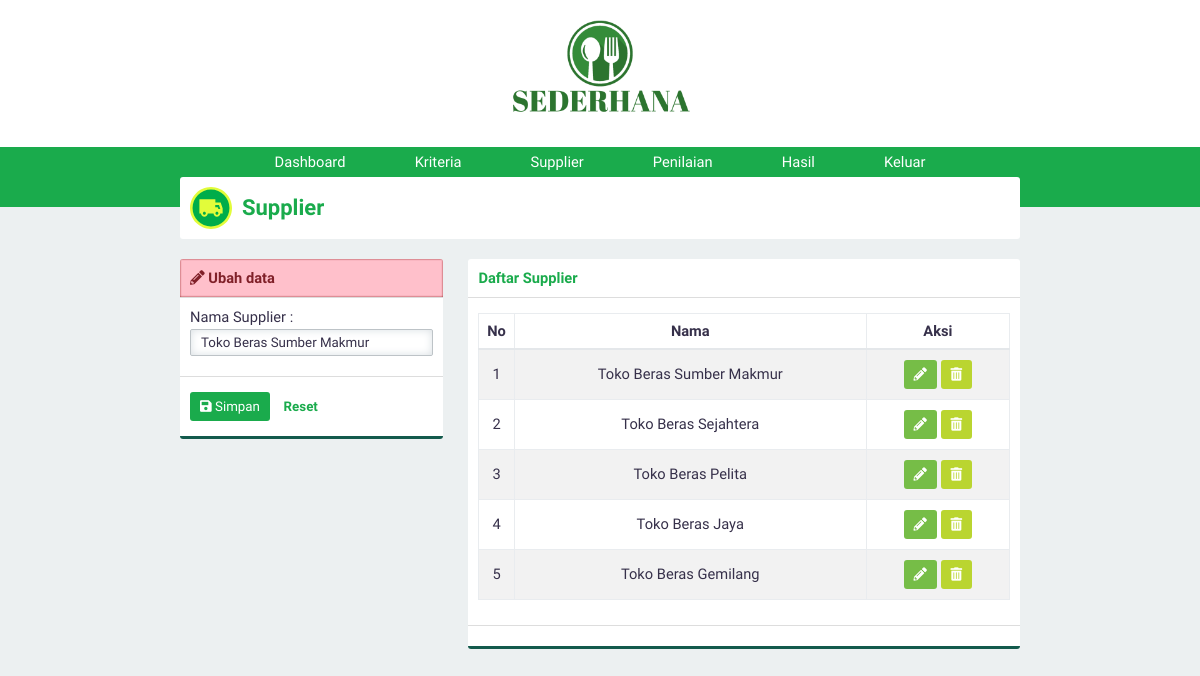
Page /?page=supplier&aksi=ubah&id=9 (signed in) on the committed database.
### tables this page shows
CREATE TABLE `supplier` (
  `id_supplier` int(3) NOT NULL,
  `namaSupplier` varchar(30) NOT NULL
);

### page/supplier.php (the view)
<div class="panel">
    <div class="panel-middle" id="judul">
        <img src="asset/image/supplier.svg">
        <div id="judul-text">
            <h2 class="text-green">Supplier</h2>
        </div>
    </div>
</div>
<div class="row">
    <div class="col-4">
        <div class="panel">
            <?php
            if (@htmlspecialchars($_GET['aksi']) == 'ubah') {
                include 'ubahsupplier.php';
            } else {
                include 'tambahsupplier.php';
            }
            ?>
        </div>
    </div>
    <div class="col-8">
        <div class="panel">
            <div class="panel-top">
                <b class="text-green">Daftar Supplier</b>
            </div>
            <div class="panel-middle">
                <div class="table-responsive">
                    <table>
                        <thead>
                            <tr>
                                <th>No</th>
                                <th>Nama</th>
                                <th>Aksi</th>
                            </tr>
                        </thead>
                        <tbody>
                            <?php
                            $query = "SELECT * FROM supplier";
                            $execute = $konek->query($query);
                            if ($execute->num_rows > 0) {
                                $no = 1;
                                while ($data = $execute->fetch_array(MYSQLI_ASSOC)) {
                                    echo "
                                <tr id='data'>
                                    <td>$no</td>
                                    <td>$data[namaSupplier]</td>
                                    <td>
                                    <div class='norebuttom'>
                                    <a class=\"btn btn-light-green\" href='./?page=supplier&aksi=ubah&id=" . $data['id_supplier'] . "'><i class='fa fa-pencil-alt'></i></a>
                                    <a class=\"btn btn-yellow\" data-a=" . $data['namaSupplier'] . " id='hapus' href='./proses/proseshapus.php/?op=supplier&id=" . $data['id_supplier'] . "'><i class='fa fa-trash-alt'></i></a>
                                    </div></td>
                                </tr>";
                                    $no++;
                                }
                            } else {
                                echo "<tr><td  class='text-center text-green' colspan='3'>Kosong</td></tr>";
                            }
                            ?>
                        </tbody>
                    </table>
                </div>
            </div>
            <div class="panel-bottom"></div>
        </div>
    </div>
</div>

### page/ubahsupplier.php (shortened to what this page needs)
<?php
$id=htmlspecialchars(@$_GET['id']);
$query="SELECT * FROM supplier WHERE id_supplier='$id'";
$execute=$konek->query($query);
if ($execute->num_rows > 0){
    $data=$execute->fetch_array(MYSQLI_ASSOC);
}else{
    header('location:./?page=supplier');
}
?>
<div class="panel-top panel-top-edit">
    <b><i class="fa fa-pencil-alt"></i> Ubah data</b>
</div>
<form id="form" method="POST" action="./proses/prosesubah.php">
    <div class="panel-middle">
        <div class="group-input">
            <label for="supplier" >Nama Supplier :</label>
            <input type="text" value="<?php echo $data['namaSupplier']; ?>" class="form-custom" required autocomplete="off" placeholder="Nama Supplier" id="supplier" name="supplier">
        </div>
    </div>
    <div class="panel-bottom">
        <button type="submit" id="buttonsimpan" class="btn btn-green"><i class="fa fa-save"></i> Simpan</button>
        <button type="reset" id="buttonreset" class="btn btn-second">Reset</button>
    </div>
</form>

### asset/css/style.css (style rules this page uses)
* { padding: 0; margin: 0; font-family: 'Work Sans', sans-serif; color: #36304A; font-weight: 500; letter-spacing: normal; }
a { text-decoration: none; }
h2 { font-size: 1.5em; }
b, h1, h2, h3, h4, h5 { padding: 0; font-weight: 600 !important; margin: 0.83em 0em; }
.text-green { color: #1aab4c !important; }
input, select { border: none; width: 100%; }
.form-custom { padding: 5px 10px; border: solid 1px #BDC3C7; -webkit-border-radius: 2px; -moz-border-radius: 2px; border-radius: 2px; box-sizing: border-box; box-shadow: inset 0 0 8px #d9dfe3; margin: 3px 0 10px 0; }
.btn { border: none; -webkit-padding: 7px 10px; -o-padding: 7px 10px; -moz-padding: 7px 10px; padding: 7px 10px; border-radius: 3px; margin: 5px 0px; display: inline-block; cursor: pointer; font-size: 10pt !important; }
.btn i { color: white !important; }
.btn-green { background-color: #1aab4c; color: white !important; }
.btn-light-green { background-color: #76bd47; color: white !important; }
.btn-yellow { background-color: #bad530; color: white !important; }
.btn-second { background-color: transparent; color: #1aab4c; font-weight: 600; }
.row { margin-top: 10px; display: flex; }
div[class^="col-"] { margin-left: 3%; }
div[class^="col-"]:first-child { margin-left: 0%; }
.col-4 { width: 31.3333333333%; }
.col-8 { width: 65.6666666667%; }
.table-responsive { overflow-y: hidden; }
table { width: 100%; text-align: center; border-collapse: collapse; margin: 5px 0px 15px 0px; }
table tr th { padding: 8px 0px; border: solid 1px #e9ecef; border-bottom: solid 2px #e4e7ea; font-weight: bold; }
table td { border: solid 1px #e9ecef; padding: 5px; }
table tr#data:nth-child(odd) { background-color: #f2f2f2; }
.panel { background-color: white; border-radius: 3px; -webkit-box-sizing: border-box; -moz-box-sizing: border-box; -o-box-sizing: border-box; box-sizing: border-box; margin-bottom: 20px; overflow: hidden; }
.panel-top-edit { background-color: #ffc0cb; box-shadow: inset 0px 0px 2px #800000; color: #802029; }
.panel-top-edit b, .panel-top-edit i { color: #802029; }
.panel-top { padding: 10px; box-sizing: padding-box; border-bottom: solid 1px #dddddd; }
.panel-middle { padding: 10px; box-sizing: padding-box; }
.panel-bottom { padding: 10px; border-bottom: solid 3px #135a4c; border-top: solid 1px #dddddd; }
body { background-color: #ECF0F1; display: flex; width: 100vw; height: 100vh; align-items: center; flex-direction: column; overflow-x: hidden; font-size: 11pt; }
#judul { display: flex; align-items: center; }
#judul img { margin-right: 10px; }
#judul #judul-text { color: #666666; }
#judul #judul-text h2 { margin: 0 !important; }

### rows in the picture
supplier: supplier "Toko Beras Sumber Makmur", namaSupplier "Toko Beras Sumber Makmur"
supplier: namaSupplier "Toko Beras Sejahtera"
supplier: namaSupplier "Toko Beras Pelita"
supplier: namaSupplier "Toko Beras Jaya"
supplier: namaSupplier "Toko Beras Gemilang"
